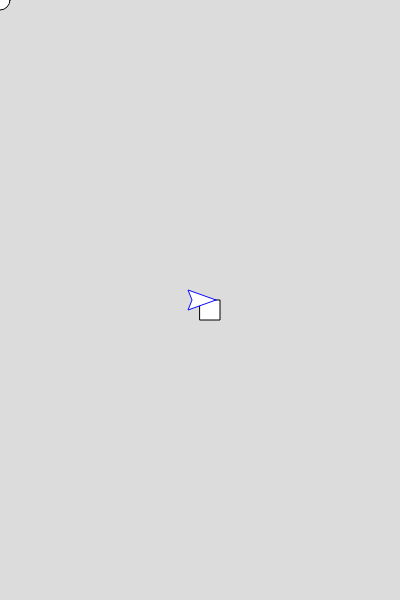
Frame 1 (no input)
Frame 60 (no input): identical to frame 1, image omitted
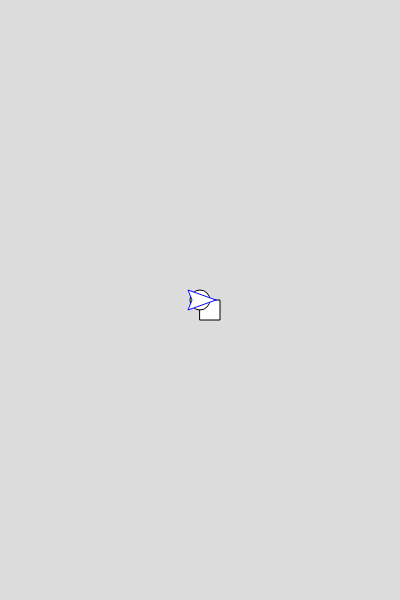
Frame 120 (the mouse pressed at the canvas centre since frame 60)

The p5.js sketch that drew these frames (run headless with seeded random() and noise() and a simulated clock; from frame 60 on, the mouse is pressed at the canvas centre):

// p5.js sketch
// ── sketch.js
function setup() {
  angleMode(DEGREES);
  createCanvas(400, 600);
  

  Player = new Player(width/2,height/2);  


}

function draw() {
 background(220);
  
  rect(width/2,height/2,20,20);
  circle(mouseX,mouseY,20);

  Player.update();
  Player.show();

}

// ── Player.js
class Player{
    constructor(x, y){
     this.pos = createVector(x,y);
     this.dir = createVector(1,0);
     this.angle = 0;
     this.vel = createVector(0,0); 
  
      
      console.log(this.vel.heading());
      
  
    }  
    
      show(){
      
    push();
      stroke(10,10,255);
      beginShape();
      translate(this.pos.x,this.pos.y);
      rotate(this.angle);
      
      vertex(16, 0);
      vertex(-12, -10);
      vertex(-8, 0);
      vertex(-12, 10);
      vertex(16, 0);
        
      endShape();
      
    if(keyIsDown(UP_ARROW)){
      stroke(240,127,19);
      beginShape();
      vertex(-10, 0);
      vertex(-14, 1);
      vertex(-18, 0);
      vertex(-14, -1);
      vertex(-10, 0);
      
      endShape();
      
      
      
      
    }
      pop();     
  }
    
     
    
    
     update() {
  
       this.pos.add(this.vel);
       
       if (this.pos.x < -10){
  this.pos.x = width;       
  
       }
      
      if (this.pos.x > width+10){
  this.pos.x = 0;   
  
       }
       
      if (this.pos.y < -10){
  this.pos.y = height;       
  
       }
      if (this.pos.y > height+10){
  this.pos.y = 0;       
  
       }
       
     //   console.log(mouseX,mouseY)
       
       
       if (keyIsDown(RIGHT_ARROW)){
         
         this.angle +=2
         this.dir.rotate(2);
         
       }
      if (keyIsDown(LEFT_ARROW)){
         
         this.angle -=2
         this.dir.rotate(-2);
         
       } 
      
      if (keyIsDown(UP_ARROW)){
         
      this.dir.setMag(0.05);
      this.vel.add(this.dir);
      this.vel.limit(5);
      
         
       }
        if (!keyIsDown(UP_ARROW)){
         
      this.vel.mult(0.99);
    
        
          
       }
       
     
    }  
  }
  
  
  
  
  
  //push pop betyder at translate kun virker i den ene instance 
// ── asteroids.js
class asteroids{
    constructor(x,y){
      this.size = 1.5;
      this.rotation = random(0,360);
      this.pos = createVector(x,y);
      this.vel = p5.Vector.random2D();
    //  this.vel.normalize();
     // this.vel.mult(random(0.5,2));
      
     
    }
    
    update(){
      
        this.pos.add(this.vel);
       
       if (this.pos.x < -10){
  this.pos.x = width;       
  
       }
      
      if (this.pos.x > width+10){
  this.pos.x = 0;   
  
       }
       
      if (this.pos.y < -10){
  this.pos.y = height;       
  
       }
      if (this.pos.y > height+10){
  this.pos.y = 0;       
  
       }
      
      this.rotation += random(0,5)
      
     
    }
    
    
    
    show(){
    
      push();
        stroke(255);
      fill(0);
      beginShape();
     translate(this.pos.x,this.pos.y);
      rotate(this.rotation);
      //scale(random(0.5,3))
      vertex(-10.66*this.size,11.85*this.size);
      vertex(-17.32*this.size,7.54*this.size);
      vertex(-12.27*this.size,-1.82*this.size);
      vertex(-6.23*this.size, -6.87*this.size);
      vertex(3.13*this.size, -6.01*this.size);
      vertex(10*this.size, -10*this.size);
      vertex(18.16*this.size, -7*this.size);
      vertex(15.7*this.size, 2.73*this.size);
      vertex(15.82*this.size, 12.1*this.size);
      vertex(8.18*this.size, 13.08*this.size);
      vertex(2.52*this.size, 16.9*this.size);
      vertex(-4.26*this.size, 15.55*this.size);
      vertex(-10.66*this.size,11.85*this.size);
      
      endShape();
      pop();
      
    }
    
  }
